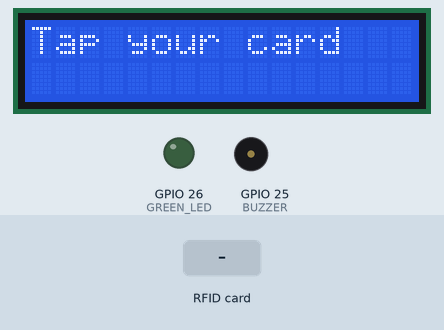
This sketch was run on a simulated ESP32. Shown: 16×2 character LCD, output pins drawn as LEDs (lit = HIGH), buzzer (waves = sounding, pin HIGH). The test bench sets the inputs (shaded band). What the sketch prints to the serial monitor is not drawn.

Above: at 1.3 s.
1.4 s: RFID card 12 48 6A 05 held to the reader
At 2.7 s:
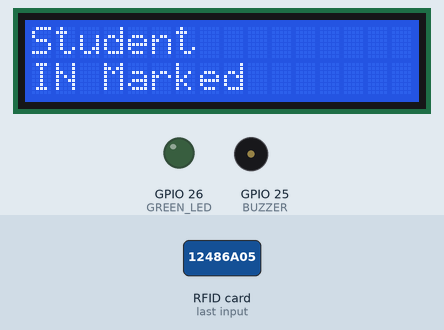
4.4 s: RFID card 5E 7A 19 C4 held to the reader
At 5.2 s:
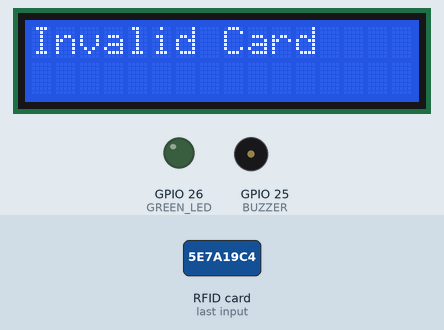
7.4 s: RFID card 12 48 6A 05 held to the reader
At 8.5 s:
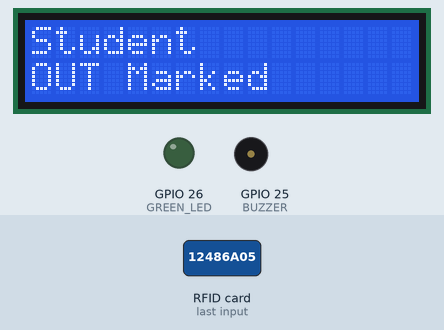
10.4 s: RFID card 14 68 17 CE held to the reader
At 11.4 s:
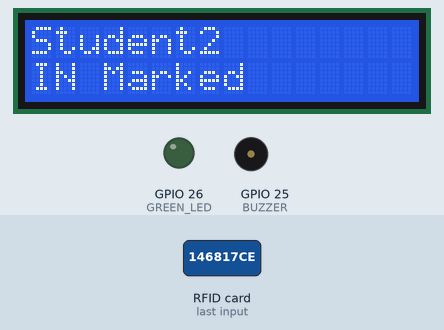
Timing chart, 0 to 13.1 s (numbered marks = the images above; inputs shaded):
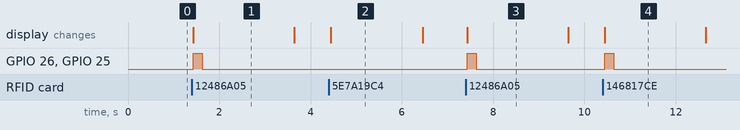

The sketch:

rfid_v3_esp32.ino
```cpp
#include <SPI.h>
#include <MFRC522.h>
#include <Wire.h>
#include <LiquidCrystal_I2C.h>

// ---------------- PINS ----------------
#define SS_PIN 5
#define RST_PIN 4

#define GREEN_LED 26
#define BUZZER 25

MFRC522 mfrc522(SS_PIN, RST_PIN);
LiquidCrystal_I2C lcd(0x27, 16, 2);

// ---------------- KNOWN USERS ----------------
String userUIDs[] = {"12486A05", "146817CE"};
String userNames[] = {"Student", "Student2"};
bool attendanceStatus[] = {false, false};  // false = OUT, true = IN

int totalUsers = 2;

// ---------------- FUNCTIONS ----------------
String getUID() {
  String uid = "";

  for (byte i = 0; i < mfrc522.uid.size; i++) {
    if (mfrc522.uid.uidByte[i] < 0x10) uid += "0";
    uid += String(mfrc522.uid.uidByte[i], HEX);
  }

  uid.toUpperCase();
  return uid;
}

void successBeep() {
  digitalWrite(GREEN_LED, HIGH);
  digitalWrite(BUZZER, HIGH);
  delay(200);
  digitalWrite(BUZZER, LOW);
  digitalWrite(GREEN_LED, LOW);
}

// ---------------- SETUP ----------------
void setup() {
  Serial.begin(115200);

  SPI.begin(18, 19, 23, 5);
  mfrc522.PCD_Init();

  Wire.begin(21, 22);
  lcd.init();
  lcd.backlight();

  pinMode(GREEN_LED, OUTPUT);
  pinMode(BUZZER, OUTPUT);

  lcd.print("Tap your card");
}

// ---------------- LOOP ----------------
void loop() {

  if (!mfrc522.PICC_IsNewCardPresent()) return;
  if (!mfrc522.PICC_ReadCardSerial()) return;

  String uid = getUID();
  Serial.println(uid);

  lcd.clear();

  bool found = false;

  for (int i = 0; i < totalUsers; i++) {
    if (uid == userUIDs[i]) {

      found = true;

      if (!attendanceStatus[i]) {
        lcd.print(userNames[i]);
        lcd.setCursor(0, 1);
        lcd.print("IN Marked");
        attendanceStatus[i] = true;
      } else {
        lcd.print(userNames[i]);
        lcd.setCursor(0, 1);
        lcd.print("OUT Marked");
        attendanceStatus[i] = false;
      }

      successBeep();
      break;
    }
  }

  if (!found) {
    lcd.print("Invalid Card");
  }

  delay(2000);

  lcd.clear();
  lcd.print("Tap your card");
}
```

Measured:
- after the input at 1.4 s, GPIO 26 (GREEN_LED), GPIO 25 (BUZZER): LOW → HIGH at once, → LOW 0.20 s later; the display: changes at once (image 1)
- after the input at 4.4 s, the display: changes at once (image 2)
- after the input at 7.4 s, GPIO 26 (GREEN_LED), GPIO 25 (BUZZER): LOW → HIGH at once, → LOW 0.20 s later; the display: changes at once (image 3)
- after the input at 10.4 s, GPIO 26 (GREEN_LED), GPIO 25 (BUZZER): LOW → HIGH after 0.05 s, → LOW 0.20 s later; the display: changes after 0.05 s (image 4)
- what the display in image 1 shows lasts 2.2 s, from 1.4 s to 3.6 s
- what the display in image 2 shows lasts 2.1 s, from 4.4 s to 6.5 s
